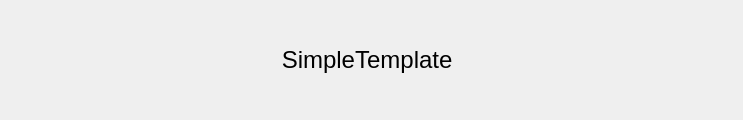
<?xml version="1.0" encoding="UTF-8"?>
<ui version="4.0">
 <class>TitleBar</class>
 <widget class="QWidget" name="TitleBar">
  <property name="enabled">
   <bool>true</bool>
  </property>
  <property name="geometry">
   <rect>
    <x>0</x>
    <y>0</y>
    <width>743</width>
    <height>120</height>
   </rect>
  </property>
  <property name="sizePolicy">
   <sizepolicy hsizetype="Expanding" vsizetype="Preferred">
    <horstretch>0</horstretch>
    <verstretch>0</verstretch>
   </sizepolicy>
  </property>
  <property name="maximumSize">
   <size>
    <width>16777215</width>
    <height>16777215</height>
   </size>
  </property>
  <property name="windowTitle">
   <string>Form</string>
  </property>
  <layout class="QHBoxLayout" name="horizontalLayout">
   <item>
    <widget class="QLabel" name="label">
     <property name="font">
      <font>
       <pointsize>18</pointsize>
      </font>
     </property>
     <property name="text">
      <string>              SimpleTemplate</string>
     </property>
     <property name="alignment">
      <set>Qt::AlignCenter</set>
     </property>
    </widget>
   </item>
   <item>
    <widget class="QPushButton" name="btnMinimize">
     <property name="minimumSize">
      <size>
       <width>28</width>
       <height>28</height>
      </size>
     </property>
     <property name="maximumSize">
      <size>
       <width>28</width>
       <height>28</height>
      </size>
     </property>
     <property name="text">
      <string/>
     </property>
     <property name="icon">
      <iconset resource="resource.qrc">
       <normaloff>:/Gui/icons/minimize.svg</normaloff>:/Gui/icons/minimize.svg</iconset>
     </property>
     <property name="iconSize">
      <size>
       <width>24</width>
       <height>24</height>
      </size>
     </property>
     <property name="flat">
      <bool>true</bool>
     </property>
    </widget>
   </item>
   <item>
    <widget class="QPushButton" name="btnMaximize">
     <property name="minimumSize">
      <size>
       <width>28</width>
       <height>28</height>
      </size>
     </property>
     <property name="maximumSize">
      <size>
       <width>28</width>
       <height>28</height>
      </size>
     </property>
     <property name="text">
      <string/>
     </property>
     <property name="icon">
      <iconset resource="resource.qrc">
       <normaloff>:/Gui/icons/maximize.svg</normaloff>:/Gui/icons/maximize.svg</iconset>
     </property>
     <property name="flat">
      <bool>true</bool>
     </property>
    </widget>
   </item>
   <item>
    <widget class="QPushButton" name="btnClose">
     <property name="minimumSize">
      <size>
       <width>28</width>
       <height>28</height>
      </size>
     </property>
     <property name="maximumSize">
      <size>
       <width>28</width>
       <height>28</height>
      </size>
     </property>
     <property name="text">
      <string/>
     </property>
     <property name="icon">
      <iconset resource="resource.qrc">
       <normaloff>:/Gui/icons/close.svg</normaloff>:/Gui/icons/close.svg</iconset>
     </property>
     <property name="flat">
      <bool>true</bool>
     </property>
    </widget>
   </item>
  </layout>
 </widget>
 <resources>
  <include location="resource.qrc"/>
 </resources>
 <connections/>
</ui>
